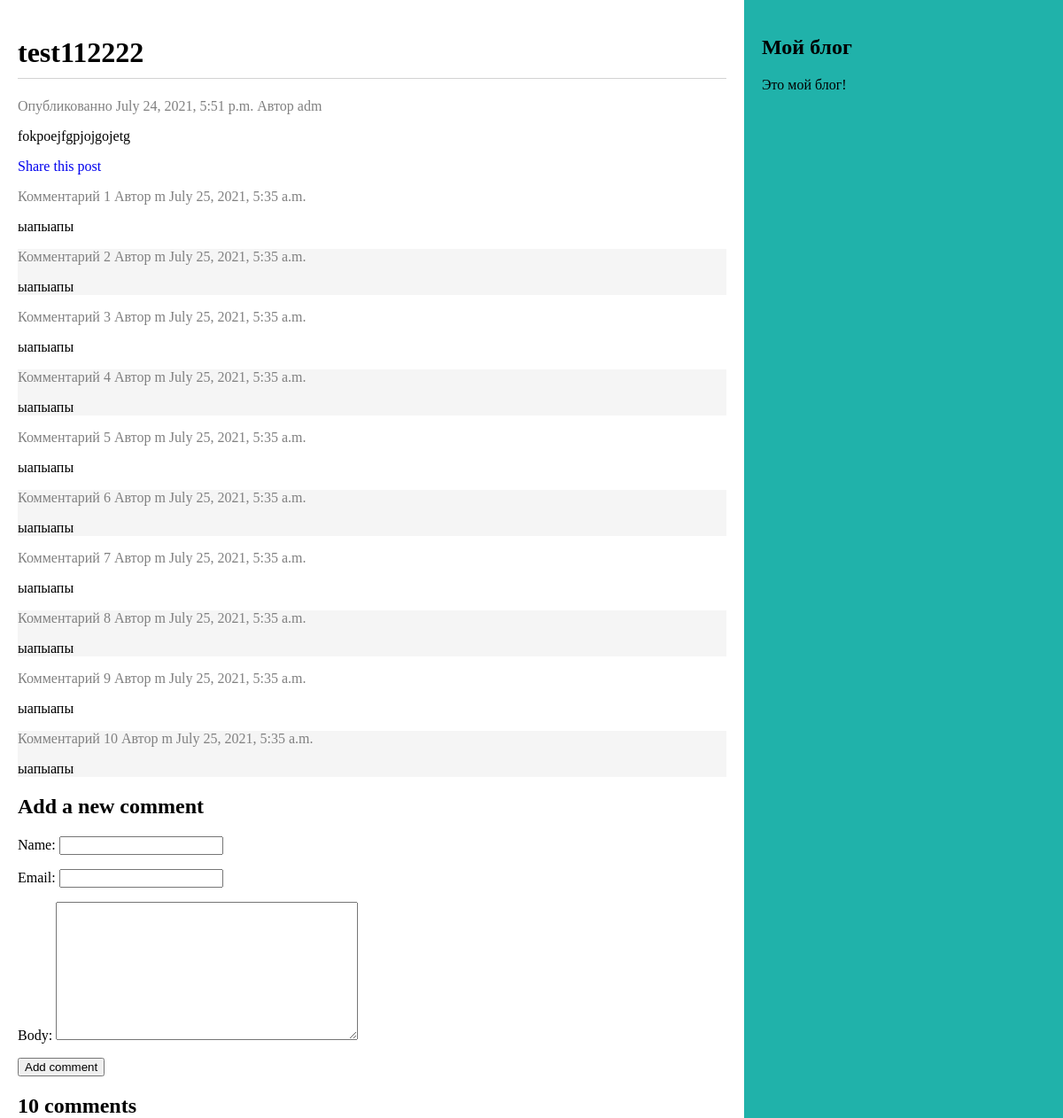
The app's page /blog/2021/7/24/test112222/ with its own data.
### blog/models.py (models this page shows, shortened)
class Post(models.Model):
    STATUS_CHOICES = (
        ('draft', 'Draft'),
        ('published', 'Published'),
    )
    title = models.CharField(max_length=250)
    slug = models.SlugField(max_length=250,
                            unique_for_date='publish')
    author = models.ForeignKey(User,
                               on_delete=models.CASCADE,
                               related_name='blog_posts')
    body = models.TextField()
    publish = models.DateTimeField(default=timezone.now)
    created = models.DateTimeField(auto_now_add=True)
    updated = models.DateTimeField(auto_now=True)
    status = models.CharField(max_length=10,
                              choices=STATUS_CHOICES,
                              default='draft')
    objects = models.Manager()  # Менеджер по умолчанию
    published = PublishedManager()  # Собственный менеджер
    tags = TaggableManager()
    class Meta:
        ordering = ('-publish',)

class Comment(models.Model):
    post = models.ForeignKey(Post,
                             on_delete=models.CASCADE,
                             related_name='comments')
    name = models.CharField(max_length=80)
    email = models.EmailField()
    body = models.TextField()
    created = models.DateTimeField(auto_now_add=True)
    updated = models.DateTimeField(auto_now=True)
    active = models.BooleanField(default=True)
    class Meta:
        ordering = ('created',)

### blog/views.py (the view)
def post_detail(request, year, month, day, post):
    post = get_object_or_404(Post, slug=post,
                             status='published',
                             publish__year=year,
                             publish__month=month,
                             publish__day=day)
    comments = post.comments.filter(active=True)
    new_comment = None
    if request.method == 'POST':
        comment_form = CommentForm(data=request.POST)
        if comment_form.is_valid():
            new_comment = comment_form.save(commit=False)
            new_comment.post = post
            new_comment.save()
    else:
        comment_form = CommentForm()
    return render(request,
                  'blog/post/detail.html',
                  {'post': post,
                   'comments': comments,
                   'new_comment': new_comment,
                   'comment_form': comment_form})

### blog/forms.py
class CommentForm(forms.ModelForm):
    class Meta:
        model = Comment
        fields = ('name', 'email', 'body')

### blog/templates/blog/post/detail.html (shortened to what this page needs)
{% extends "blog/base.html" %}
{% block content %}
  <h1>{{ post.title }}</h1>
  <p class="date">
    Опубликованно {{ post.publish }} Автор {{ post.author }}
  </p>
  {{ post.body|linebreaks }}
    <p>
      <a href="{% url 'blog:post_share' post.id %}">
        Share this post
       </a>
    </p>
    {% for comment in comments %}
    <div class="comment">
        <p class="info">
            Комментарий {{ forloop.counter }} Автор {{ comment.name }}
            {{ comment.created }}
        </p>
        {{ comment.body|linebreaks }}
    </div>
    {% empty %}
    <p>Пока нет комментариев.</p>
    {% endfor %}
    {% if new_comment %}
    <h2>Your comment has been added.</h2>
    {% else %}
    <h2>Add a new comment</h2>
    <form action="." method="post">
        {{ comment_form.as_p }}
        <p><input type="submit" value="Add comment"></p>
    </form>
    {% endif %}
    {% with comments.count as total_comments %}
        <h2>
        {{ total_comments }} comment{{ total_comments|pluralize }}
        </h2>
    {% endwith %}
{% endblock %}

### blog/static/css/blog.css (style rules this page uses)
* { box-sizing:border-box; }
a { text-decoration: none; }
body, html { height: 100%; margin: 0; }
h1 { border-bottom: 1px solid lightgrey; padding-bottom: 10px; }
.date, .info { color: grey; }
.comment:nth-child(even) { background-color: whitesmoke; }

### records on screen
Post: title "test112222", publish "July 24, 2021, 5:51 p.m.", author "adm", body "fokpoejfgpjojgojetg"
Comment: name "m", created "July 25, 2021, 5:35 a.m.", body "ыапыапы"
Comment: name "m", created "July 25, 2021, 5:35 a.m.", body "ыапыапы"
Comment: name "m", created "July 25, 2021, 5:35 a.m.", body "ыапыапы"
Comment: name "m", created "July 25, 2021, 5:35 a.m.", body "ыапыапы"
Comment: name "m", created "July 25, 2021, 5:35 a.m.", body "ыапыапы"
Comment: name "m", created "July 25, 2021, 5:35 a.m.", body "ыапыапы"
Comment: name "m", created "July 25, 2021, 5:35 a.m.", body "ыапыапы"
Comment: name "m", created "July 25, 2021, 5:35 a.m.", body "ыапыапы"
Comment: name "m", created "July 25, 2021, 5:35 a.m.", body "ыапыапы"
Comment: name "m", created "July 25, 2021, 5:35 a.m.", body "ыапыапы"

### other values on screen
{{ total_comments }} "10"
